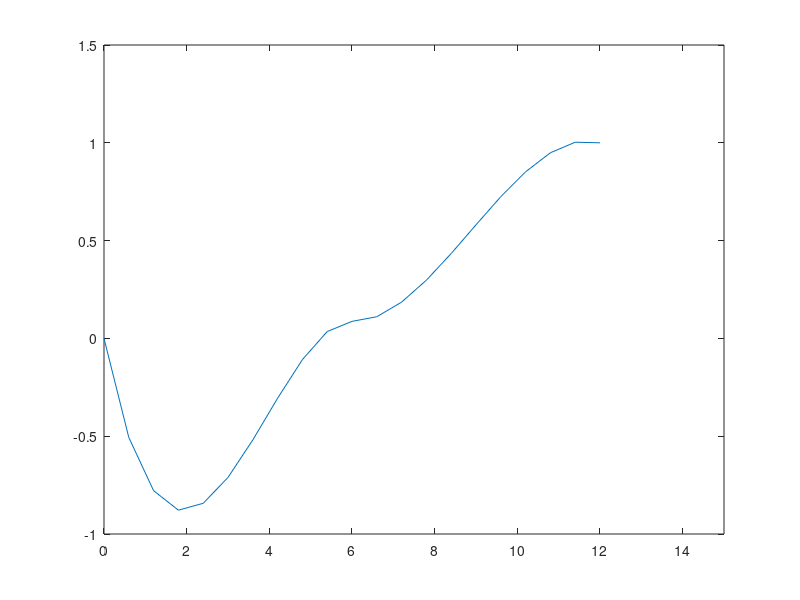

Reproduce this figure in MATLAB.
%% ASEN 3112 - Lab 3
% Part 2: FEM Results - Resonant Frequencies

% Author: Akanksha Nelacanti
% Date Created: 04/08/2022
% Last Edited: 04/15/2022

clear
clc
close all
%% Questions

% What units should everything be in?

%% Givens

L = 12; % [in]
L_E = 4.5; % [in]
L_R = 5; % [in]
w = 1; % [in]
h = 1/8; % [in]
h_E = 1/4; % [in]
h_R = 0.040; % [in]
E = 10175000; % [psi]
rho = 0.0002505; % [lb-s^2 / in^4]
M_T = 1.131 * rho; % [lb-s^2 / in]
S_T = 0.5655 * rho; % [lb-s^2]
I_T = 23.124 * rho; % [lb-s^2-in]
A = w * h; % [in^2]
I_zz = (w * h^3) / 12; % [in^4]

%% Two-Element Model
% K_2 * U = (omega^2) * M_2 * U

% Coefficients
c_M2 = (rho * A * L) / 100800; % [lb-s^2 / in]
c_K2 = (4 * E * I_zz) / L^3; % [psi-in]

% Build M2 Matrix
M2 = c_M2 * [19272, 1458*L, 5928, -642*L, 0, 0;...
            1458*L, 172 * (L^2), 642 * L, -73 * (L^2), 0, 0;...
            5928, 642 * L, 38544, 0, 5928, -642 * L;...
            -642 * L, -73 * (L^2), 0, 344 * (L^2), 642 * L, -73 * (L^2);...
            0, 0, -24, -6 * L, 24, -6 * L;...
            0, 0, 6 * L, L^2, -6 * L, 2 * (L^2)];

extra = zeros(6,6);
extra(5,5) = M_T; extra(5,6) = S_T; extra(6,5) = S_T; extra(6,6) = I_T;

M2 = M2 + extra;
M_red2 = M2(3:end, 3:end);

% Build K2 matrix
K2 = c_K2 * [24, 6 * L, -24, 6 * L, 0, 0;...
            6 * L, 2 * (L^2), -6 * L, L^2, 0, 0;...
            -24, -6 * L, 48, 0, -24, 6 * L;...
            6 * L, L^2, 0, 4 * (L^2), -6 * L, L^2;...
            0, 0, -24, -6 * L, 24, -6 * L;...
            0, 0, 6 * L, L^2, -6 * L, 2 * (L^2)];
        
K_red2 = K2(3:end, 3:end);

% Find eigenvalues aka omega
[ev2, evec2] = eig(K_red2, M_red2);
w2 = real(sqrt(diag(evec2)));

% Convert from omega to frequencies [Hz]
freq2 = w2/(2*pi);
freq2 = sort(freq2);
% B = mink(frequencies2, 3 ); % smallest values

%% Four-Element Model
% K_4 * U = (omega^2) * M_4 * U

% Coefficients
c_M4 = (rho * A * L) / 806400; % [lb-s^2 / in]
c_K4 = (8 * E * I_zz) / L^3; % [psi-in]

% Build M4 Matrix

M4 = c_M4 * [
    77088    2916*L    23712    -1284*L       0          0         0          0          0         0
    2916*L   172*L^2   1284*L   -73*L^2       0          0         0          0          0         0
    23712    1284*L    154176      0        23712     -1284*L      0          0          0         0
    -1284*L  -73*L^2      0      344*L^2   1284*L   -73*L^2       0          0          0         0
       0       0       23712     1284*L     154176      0        23712     -1284*L       0         0
       0       0       -1284*L   -73*L^2      0       344*L^2    1284*L    -73*L^2       0         0 
       0       0         0         0        23712     1284*L     154176        0       23712    -1284*L
       0       0         0         0       -1284*L   -73*L^2       0       344*L^2     1284*L   -73*L^2
       0       0         0         0          0          0       23712     1284*L      77088    -2916*L
       0       0         0         0          0          0      -1284*L    -73*L^2    -2916*L    172*L 

];

secoond_part = zeros(10);
secoond_part(9,9)   = M_T;
secoond_part(9,10)  = S_T;
secoond_part(10,9)  = S_T;
secoond_part(10,10) = I_T;

M4 = M4 + secoond_part;

% Build K4 matrix
K4 = c_K4 * [
     96   12*L    -96    12*L     0      0       0        0       0      0
    12*L  2*L^2   -12*L   L^2     0      0       0        0       0      0
    -96  -12*L     192     0     -96    12*L     0        0       0      0
    12*L  L^2       0    4*L^2  -12*L   L*2      0        0       0      0
     0     0       -96   -12*L  192     0       -96     12*L      0      0
     0     0       12*L   L^2    0     4*L^2    -12*L    L^2      0      0
     0     0        0      0    -96    -12*L    192       0      -96    12*L
     0     0        0      0    12*L   L^2       0      4*L^2    -12*L  L^2
     0     0        0      0     0      0       -96     -12*L     96   -12*L
     0     0        0      0     0      0       12*L     L^2    -12*L   2*L
];

M_red4 = M4(3:end, 3:end);
K_red4 = K4(3:end, 3:end);


% Find eigenvalues aka omega
[ev4, evec4] = eig(K_red4, M_red4);
w4 = real(sqrt(diag(evec4)));

% Convert from omega to frequencies [Hz]
freq4 = w4/(2*pi);
freq4 = sort(freq4);

%% My thang

%procedure ploteigenvector (L,ev,ne,nsub,scale);
%// declare local variables here if required by language
L; 
ev2; 
ne=2; 
nsub = 10; 
scale = 1;
nv=ne*nsub+1; 
Le=L/ne; 
dx=Le/nsub; 
k=1;

x = zeros(nv);
v = zeros(nv); %% declare and set to zero plot arrays

for e = 1:ne  %% loop over elements
    
    xi = Le*(e-1); 
    vi = ev2(2*e-1); 
    qi = ev2(2*e); 
    vj = ev2(2*e+1); 
    qj = ev2(2*e+2);
    
    for n = 1:nsub %% loop over subdivisions
        xk = xi+dx*n; 
        z = (2*n-nsub)/nsub; %% isoP coordinate
        vk = scale*(0.125*(4*(vi+vj)+2*(vi-vj)*(z^2-3)*z + Le*(z^2-1)*(qj-qi+(qi+qj)*z))); %% Hermitian interpolant
        k  = k+1;
        
        x(k)=xk;
        v(k)=vk; %% build plot functions
    end  %% end n loop
    
end %% end e loop

figure
plot(x,v)
xlim([0 15])
%v (vertical) vs x (horizontal) -- language dependent





